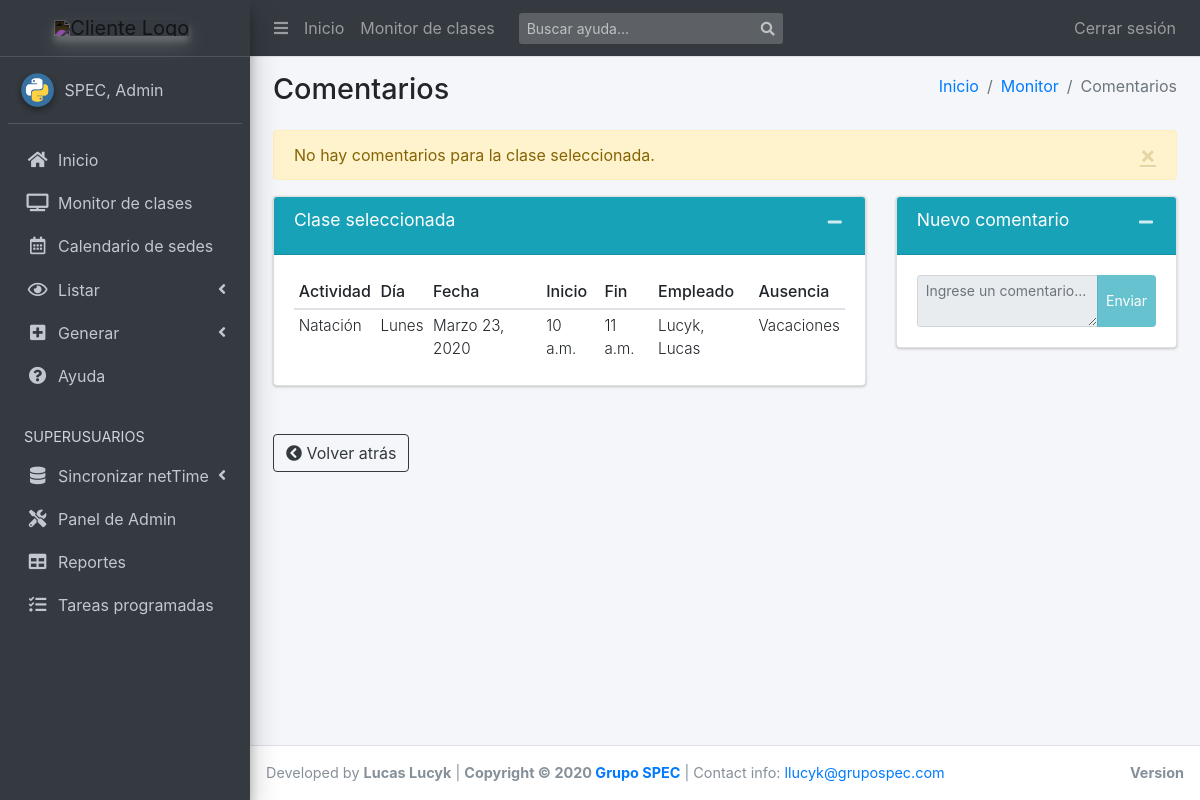
The page /clases/8/comentarios/ (signed in) on the database its author committed.
### scg_app/models.py (models this page shows, shortened)
class Clase(models.Model):
    recurrencia = models.ForeignKey(
        'Recurrencia', on_delete=models.CASCADE, null=True)
    creacion = models.DateTimeField(default=timezone.now)
    dia_semana = models.CharField(
        max_length=9, choices=settings.DIA_SEMANA_CHOICES, blank=True)
    fecha = models.DateField(blank=True, default=timezone.now)
    horario_desde = models.TimeField(blank=True, default=timezone.now)
    horario_hasta = models.TimeField(blank=True, default=timezone.now)
    horas = models.FloatField(default=0.0)
    actividad = models.ForeignKey(
        Actividad, blank=True, null=True, on_delete=models.SET_NULL)
    sede = models.ForeignKey(
        Sede, blank=True, null=True, on_delete=models.SET_NULL)
    empleado = models.ForeignKey(
        Empleado, blank=True, null=True, on_delete=models.SET_NULL,
        related_name='empleado')
    reemplazo = models.ForeignKey(
        Empleado, blank=True, null=True,
        on_delete=models.SET_NULL,
        related_name='reemplazo')
    ausencia = models.ForeignKey(
        MotivoAusencia, blank=True, null=True, on_delete=models.SET_NULL,
        related_name='ausencia')
    confirmada = models.BooleanField(blank=True, default=False)
    modificada = models.BooleanField(blank=True, default=False)
    estado = models.CharField(
        max_length=1, choices=settings.ESTADOS_CHOICES, null=True, blank=True,
        default=settings.ESTADOS_CHOICES[0][0])
    presencia = models.CharField(
        max_length=12, choices=settings.PRESENCIA_CHOICES, null=True,
        blank=True, default=settings.PRESENCIA_CHOICES[0][0])
    comentarios = GenericRelation('GrupoComentario')
    locked = models.BooleanField(blank=True, default=False)
    class Meta:
        verbose_name = "Clase"
        verbose_name_plural = "Clases"
        get_latest_by = "-fecha"
        ordering = ["-fecha"]
        permissions = [
            ("confirm_classes", "Can confirm classes"),
            ("absence_management", "Can manage absence"),
            ("asign_replacement", "Can assign replacements"),
        ]
    class ReportBuilder:
        exclude = ('comentarios',)
        extra = (
            'monto', 'url_certificados', 'dia_semana_display',
            'format_user_comments',
        )
    @property
    def format_user_comments(self):
        return '.\r\n'.join(self.user_comments)
    @property
    def dia_semana_display(self):
        return self.get_dia_semana_display()
    @property
    def url_certificados(self):
        urls = [cert.complete_file_url for cert in self.certificado_set.all()]
        return '\n'.join(urls)
    @property
    def monto(self):
        ejecutor = self.reemplazo if self.reemplazo else self.empleado
        escala = ejecutor.escala.filter(grupo=self.actividad.grupo)
        if not escala or not self.horas:
            return 0.0
        return round(escala.first().monto_hora * self.horas, 2)

class Actividad(models.Model):
    nombre = models.CharField(max_length=100)
    grupo = models.ForeignKey(
        'GrupoActividad', on_delete=models.SET_NULL, null=True, blank=True)
    class Meta:
        verbose_name = "Actividad"
        verbose_name_plural = "Actividades"
        ordering = ["nombre", ]
        get_latest_by = "nombre"

class Empleado(models.Model):
    id_netTime = models.PositiveIntegerField(
        default=0,
        validators=[MinValueValidator(1)],
        unique=True,
        help_text="Para matchear marcajes e importaciones"
    )
    apellido = models.CharField(max_length=20)
    nombre = models.CharField(max_length=20)
    dni = models.CharField(max_length=8, unique=True)
    legajo = models.CharField(max_length=10, null=True, blank=True)
    empresa = models.CharField(max_length=10, null=True, blank=True)
    tipo = models.ForeignKey(
        'TipoContrato', on_delete=models.CASCADE, null=True, blank=True)
    liquidacion = models.ForeignKey(
        'TipoLiquidacion', on_delete=models.CASCADE, null=True, blank=True)
    escala = models.ManyToManyField('Escala')
    class Meta:
        verbose_name = "Empleado"
        verbose_name_plural = "Empleados"
        get_latest_by = "dni"
        ordering = ["dni", "apellido", "nombre"]
    class ReportBuilder:
        extra = ['legajo_apellido_nombre', ]
    @property
    def legajo_apellido_nombre(self):
        return f'{self.legajo} - {self.apellido} {self.nombre}'
    def __str__(self):
        return '{}, {}'.format(
            self.apellido,
            self.nombre if self.nombre else ''
        )

class MotivoAusencia(models.Model):
    id_netTime = models.PositiveIntegerField(
        default=0,
        validators=[MinValueValidator(1)],
        unique=True,
    )
    nombre = models.CharField(
        max_length=50, unique=True, blank=False, null=False)
    genera_pago = models.BooleanField(blank=True, default=False)
    requiere_certificado = models.BooleanField(blank=True, default=True)
    class Meta:
        verbose_name = 'Motivo de Ausencia'
        verbose_name_plural = 'Motivos de Ausencia'
        ordering = ["nombre", ]
        get_latest_by = 'nombre'

### scg_app/views.py (the view, shortened to what this page needs)
@login_required
def comments_of_class(request, id_clase: int, context=None):
    template = "apps/scg_app/clase/comentarios.html"
    clase = get_object_or_404(Clase, pk=id_clase)
    if not request.user.has_sede_permission(clase.sede):
        messages.error(
            request, "No tiene permisos para la sede de esta clase.")
        return render(request, template, context)
    form = ComentarioForm()
    comments = [comment.comentario for comment in clase.comentarios.all()]
    context = {
        "clase": clase,
        "comentarios": comments,
        "form": form,
    }
    return render(request, template, context)

### templates/apps/scg_app/clase/comentarios.html (shortened to what this page needs)
{% extends "base_template.html" %}
{% block namepage %}Comentarios{% endblock %}
{% block route %}
  <li class="breadcrumb-item"><a href="{% url 'index' %}">Inicio</a></li>
  <li class="breadcrumb-item"><a href="{% url 'clases_view' %}">Monitor</a></li>
  <li class="breadcrumb-item active">Comentarios</li>
{% endblock route %}
{% block content %}
  {% if messages or not comentarios %}
    <div class="row">
      <div class="col-md-12">
        {% if not comentarios %}
          <div class="alert alert-warning alert-dismissible" >
            <a href="#" class="close" data-dismiss="alert" aria-label="close">&times;</a>
              No hay comentarios para la clase seleccionada.
          </div>
        {% endif %}
      </div>
    </div>
  {% endif %}
  <div class="row">
    {% if clase %}
      <div class="col-md-8">
        <div class="card card-info">
          <div class="card-header">
            <h3 class="card-title">Clase seleccionada</h3>
            <div class="card-tools">
              <button type="button" class="btn btn-tool" data-card-widget="collapse">
                <i class="fas fa-minus"></i>
              </button>
            </div>
          </div>
          <div class="card-body">
            <table class="table table-sm table-responsive-sm">
              <thead>
                <tr>
                  <th>Actividad</th>
                  <th>D&iacute;a</th>
                  <th>Fecha</th>
                  <th>Inicio</th>
                  <th>Fin</th>
                  <th>Empleado</th>
                  <th>Ausencia</th>
                </tr>
              </thead>
              <tbody>
                  <tr>
                    <td>{{ clase.actividad.nombre }}</td>
                    <td>{{ clase.get_dia_semana_display }}</td>
                    <td>{{ clase.fecha }}</td>
                    <td>{{ clase.horario_desde }}</td>
                    <td>{{ clase.horario_hasta }}</td>
                    <td>{{ clase.empleado }}</td>
                    <td>{{ clase.ausencia.nombre }}</td>
                  </tr>
              </tbody>
            </table>
          </div>
        </div>
      </div>
      <div class="col-md-4">
        <div class="card card-info collapsing-card">
          <div class="card-header">
            <h3 class="card-title">Nuevo comentario</h3>
            <div class="card-tools">
              <button type="button" class="btn btn-tool" data-card-widget="collapse"><i class="fas fa-minus"></i>
              </button>
            </div>
          </div>
          <div class="card-body">
            <form role="form" method="POST">
              {% if clase.locked %}<fieldset disabled>{% endif %}
              <div class="input-group input-group-sm">
                {{ form.comentario }}
                <span class="input-group-append">
                  <button name="add_comment" type="submit" class="btn btn-info btn-flat">Enviar</button>
                </span>
              </div>
              {% if clase.locked %}</fieldset>{% endif %}
            </form>
          </div>
        </div>
      </div>
    {% endif %}
    <div class="col-md-12 mt-3">
      <p><a href="javascript: window.history.back();" class="btn btn-outline-dark" role="button">
        <i class="fas fa-chevron-circle-left"></i> Volver atr&aacute;s
      </a></p>
    </div>
  </div>
{% endblock %}
{% block extra_js %}
  {% load static %}
{% endblock %}

### templates/base_template.html (shortened to what this page needs)
<!DOCTYPE html>
<html lang="es">
<head>
  {% load static %}
  <link rel="stylesheet" href="{%  static 'css/main.css' %}">
  <link rel="stylesheet" href="{% static 'plugins/ionicons/ionicons.min.css' %}">
  <link rel="stylesheet" href="{%  static 'dist/css/adminlte.min.css' %}">
  <link rel="stylesheet" href="{% static 'plugins/chart.js/Chart.min.css' %}" />
  <link rel="stylesheet" href="{% static 'plugins/bootstrap/css/bootstrap.min.css' %}" />
  <link rel="stylesheet" href="{%  static 'plugins/fontawesome-free/css/all.min.css' %}">
</head>
<body class="hold-transition sidebar-mini layout-fixed .layout-footer-fixed .layout-navbar-fixed">
{% block body %}
<div class="wrapper">
  <nav class="main-header navbar navbar-expand navbar-dark navbar-dark">
    <ul class="navbar-nav">
      <li class="nav-item">
        <a class="nav-link" data-widget="pushmenu" href="#" role="button"><i class="fas fa-bars"></i></a>
      </li>
      <li class="nav-item d-none d-sm-inline-block">
        <a href="{% url 'index' %}" class="nav-link">Inicio</a>
      </li>
      <li class="nav-item d-none d-sm-inline-block">
        <a href="{% url 'clases_view'%}" class="nav-link">Monitor de clases</a>
      </li>
    </ul>
    <form class="form-inline ml-3" action="{% url 'help_list' %}">
      <div class="input-group input-group-sm">
        <input class="form-control form-control-navbar" type="search" placeholder="Buscar ayuda..." aria-label="Buscar" name="q">
        <div class="input-group-append">
          <button class="btn btn-navbar" type="submit">
            <i class="fas fa-search"></i>
          </button>
        </div>
      </div>
    </form>
    <ul class="navbar-nav ml-auto">
      {% if user.is_authenticated %}
        <li class="nav-item">
          <a class="nav-link" href="{% url 'logout'%}?next={{request.path}}">
          Cerrar sesi&oacute;n
          </a>
        </li>
      {% endif %}
    </ul>
  </nav>
  <aside class="main-sidebar sidebar-dark-primary elevation-4">
    <a id="logo-big" href="{% url 'index' %}" class="brand-link text-center" style="display:none;">
      <img src="https://megatlon.com/megatlon/images/megatlon.svg"
           alt="Cliente Logo"
           class="brand-image elevation-3 invert-color img-center"
           style="opacity: .8;">
      <span class="brand-text font-weight-light">&nbsp;</span>
    </a>
    <div class="sidebar">
      <div class="user-panel mt-3 pb-3 mb-3 d-flex">
        <div class="image">
          <img src="{% static 'img/python.png' %}" class="img-circle elevation-2" alt="User Image">
        </div>
        <div class="info">
          <a href="#" class="d-block">{{ user.last_name }}, {{ user.first_name }}</a>
        </div>
      </div>
      <nav class="mt-2">
        <ul class="nav nav-pills nav-sidebar flex-column nav-child-indent" data-widget="treeview" role="menu" data-accordion="false">
          <li class="nav-item">
            <a href="{% url 'index' %}" class="nav-link {% block active_home %}{% endblock %}">
              <i class="nav-icon fas fa-home"></i>
              <p>Inicio</p>
            </a>
          </li>
          <li class="nav-item">
            <a href="{% url 'clases_view'%}" class="nav-link {% block active_monitor %}{% endblock %}">
              <i class="nav-icon fas fa-tv"></i>
              <p>Monitor de clases</p>
            </a>
          </li>
          <li class="nav-item">
            <a href="{% url 'sede_calendar'%}" class="nav-link {% block active_sede_calendar %}{% endblock %}">
              <i class="nav-icon far fa-calendar-alt"></i>
              <p>Calendario de sedes</p>
            </a>
          </li>
          <li class="nav-item has-treeview {% block open_ver %}{% endblock %}">
            <a href="#" class="nav-link">
              <i class="nav-icon far fa-eye"></i>
              <p>
                Listar
                <i class="fas fa-angle-left right"></i>
              </p>
            </a>
          </li>
          <li class="nav-item has-treeview {% block open_crear %}{% endblock %}">
            <a href="#" class="nav-link">
              <i class="nav-icon fas fa-plus-square"></i>
              <p>
                Generar
                <i class="right fas fa-angle-left"></i>
              </p>
            </a>
          </li>
          <li class="nav-item">
            <a href="{% url 'help_list'%}" class="nav-link {% block active_help %}{% endblock %}">
              <i class="nav-icon fas fa-question-circle"></i>
              <p>Ayuda</p>
            </a>
          </li>
          {% if user.is_superuser %}
            <li class="nav-header">SUPERUSUARIOS</li>
            <li class="nav-item has-treeview">
              <a href="#" class="nav-link">
                <i class="nav-icon fas fa-database"></i>
                <p>
                  Sincronizar netTime
                  <i class="right fas fa-angle-left"></i>
                </p>
              </a>
            </li>
            <li class="nav-item">
              <a href="/admin/" target="_blank" class="nav-link">
                <i class="nav-icon fas fa-tools"></i>
                <p>Panel de Admin</p>
              </a>
            </li>
            <li class="nav-item">
              <a href="/report_builder/" class="nav-link">
                <i class="nav-icon fas fa-table"></i>
                <p>Reportes</p>
              </a>
            </li>
            <li class="nav-item">
              <a href="{% url 'tasks_management' %}" class="nav-link {% block active_tareas %}{% endblock %}">
                <i class="nav-icon fas fa-tasks"></i>
                <p>Tareas programadas</p>
              </a>
            </li>
          {% endif %}
        </ul>
      </nav>
    </div>
  </aside>
  <div class="content-wrapper">
    <section class="content-header">
      <div class="container-fluid">
        <div class="row mb-2">
          <div class="col-sm-6">
            <h1>{% block namepage %}Inicio{% endblock %}</h1>
          </div>
          <div class="col-sm-6">
            <ol class="breadcrumb float-sm-right">
              {% block route %}{% endblock %}
            </ol>
          </div>
        </div>
      </div>
    </section>
    <section class="content">
      <div class="container-fluid">
        {% block content %}{% endblock %}
      </div>
    </section>
  </div>
  <footer class="main-footer">
    <div class="float-right d-none d-sm-block">
      <b>Version</b>
    </div>
    Developed by <strong>Lucas Lucyk</strong> |
    <strong>Copyright &copy; 2020 <a href="https://grupospec.com/es/">Grupo SPEC</a></strong>
    | Contact info: <a href="mailto:llucyk@grupospec.com">llucyk@grupospec.com</a>
  </footer>
</div>
{% endblock body %}
</body>
</html>

### rows shown on the page
Clase: actividad.nombre "Natación", dia_semana "Lunes", fecha "Marzo 23, 2020", horario_desde "10 a.m.", horario_hasta "11 a.m.", empleado "Lucyk, Lucas", ausencia.nombre "Vacaciones"

### other values the page prints
{{ user.last_name }} "SPEC"
{{ user.first_name }} "Admin"
